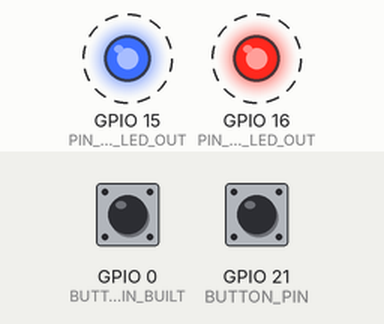
Recording of a program running on a simulated ESP32-S3. On the bench: output pins drawn as LEDs (lit = HIGH). Dashed ring = blinking. Inputs (shaded band) come from the test bench; at power-on: GPIO 0 (BUTTON_IN_BUILT) HIGH, GPIO 21 (BUTTON_PIN) HIGH.

Above: at 1.3 s.
1.7 s: GPIO 0 (BUTTON_IN_BUILT) pulled LOW for 0.5 s
At 2.7 s:
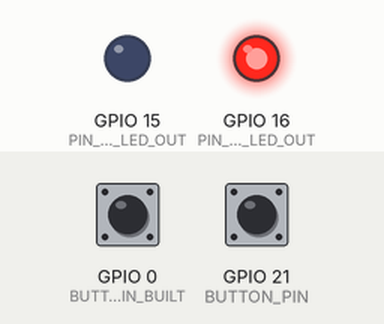
5.2 s: GPIO 21 (BUTTON_PIN) pulled LOW for 1 s
8.5 s: GPIO 0 (BUTTON_IN_BUILT) pulled LOW for 1 s
At 10.6 s:
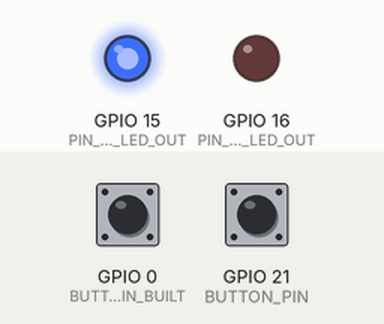
12.5 s: GPIO 21 (BUTTON_PIN) pulled LOW for 0.5 s
At 12.9 s:
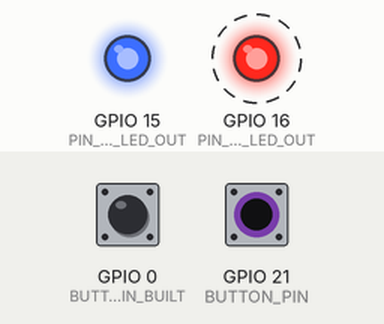
Timing chart, 0 to 16.5 s (numbered marks = the images above; inputs shaded):
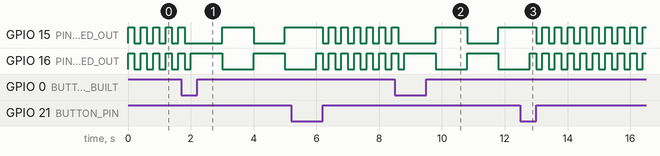

Measured:
- after the input at 12.5 s, GPIO 15 (PIN_BLUE_LED_OUT), GPIO 16 (PIN_RED_LED_OUT): alternates HIGH for 0.20 s and LOW for 0.20 s, starting after 0.50 s

The program:

main.cpp
```cpp
#include <Arduino.h>

#define PIN_BLUE_LED_OUT 15
#define PIN_RED_LED_OUT 16
#define BUTTON_PIN 21
#define BUTTON_IN_BUILT 0


enum SystemMode{
    MODE_1,
    MODE_2
};

SystemMode currentMode = MODE_1;
int delayTime = 200;

void checkButtons(){
    int currentButtonState = digitalRead(BUTTON_PIN);
    int currentButtonStateInBuilt = digitalRead(BUTTON_IN_BUILT);

    if (currentButtonStateInBuilt == LOW) {
        currentMode = MODE_2;
    } else if (currentButtonState == LOW){
        currentMode = MODE_1;
    }
}

void switchMode(SystemMode mode){
    if(mode == MODE_1){
        digitalWrite(PIN_RED_LED_OUT, HIGH);
        digitalWrite(PIN_BLUE_LED_OUT, HIGH);
        delay(delayTime);
        digitalWrite(PIN_RED_LED_OUT, LOW);
        digitalWrite(PIN_BLUE_LED_OUT, LOW);
        delay(delayTime);
    } else {
        digitalWrite(PIN_RED_LED_OUT, HIGH);
        digitalWrite(PIN_BLUE_LED_OUT, LOW);
        delay(delayTime * 5);
        digitalWrite(PIN_RED_LED_OUT, LOW);
        digitalWrite(PIN_BLUE_LED_OUT, HIGH);
        delay(delayTime * 5);
    }
}

void setup() {
    pinMode(PIN_BLUE_LED_OUT, OUTPUT);
    pinMode(PIN_RED_LED_OUT, OUTPUT);

    pinMode(BUTTON_PIN, INPUT_PULLUP);
    pinMode(BUTTON_IN_BUILT, INPUT);
}

void loop() {
    checkButtons();
    switchMode(currentMode);
}   
```
